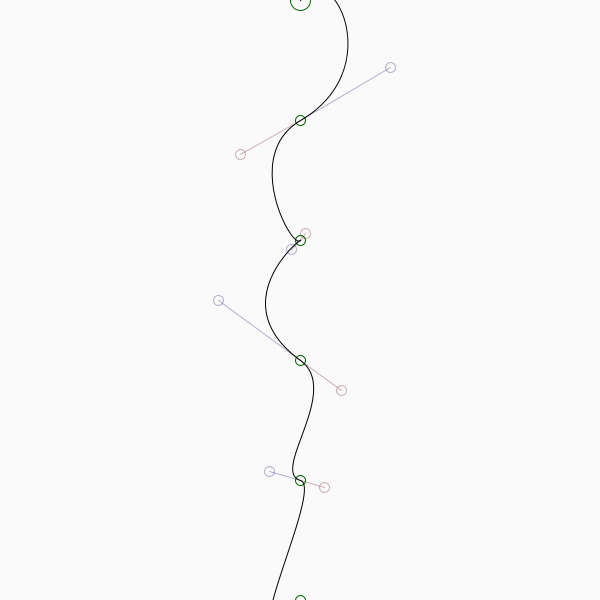
Frame 1 (no input)
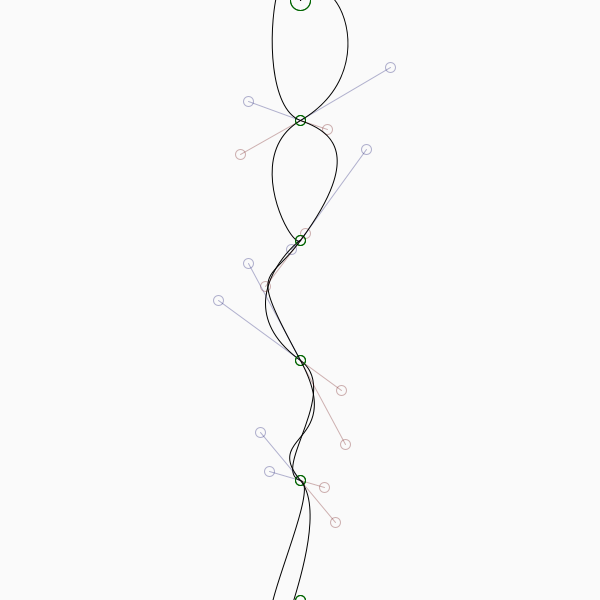
Frame 2 (the mouse pressed at the canvas centre, redrawn once)

The Processing sketch that drew these frames (run headless with seeded random() and noise(); the mouse was pressed at the canvas centre and the sketch redrawn once):

// Processing sketch: processing_44541
// ── processing_44541.pde

//  R.A. Robertson 2011.10 "Smoothly Joined Bezier" ~ www.rariora.org ~
float x, y, cp1X, cp1Y, cp2X, cp2Y, endX, endY, distX, distY, stretch;
int num = 5;
float d = 20; // Diameter.
float contain = 100; //  Limit cp2 distance from endpoint

void setup() {
  size(600, 600);
  background(250);
  noFill();
  smooth();
}

void draw() {
  beginShape();

  x = width/2;  //  Setup first segment.
  y = 0;
  vertex(x, y); // First point
  stroke(0, 100, 0);
  ellipse(x, y, d, d); // Show start.
  cp1X = x + random(-contain, contain); //  First control point.
  cp1Y = y + random(-contain, contain);
  stroke(100, 0, 0, 100);
  ellipse(cp1X, cp1Y, 20, 20);
  line(x, y, cp1X, cp1Y);
  endX = width/2;  // First end point.
  endY = height/num;
  cp2X = endX + random(-contain, contain); //  Second control point.
  cp2Y = endY + random(-contain, contain);

  for (int i = 0; i < num; i++) { //  Loop the remaining segments.
    //  Get distance from endpoint and last control point.
    distX = endX - cp2X;
    distY = endY - cp2Y;
    stretch = random(0.5, 1); //  (See notes below.)

    if (i != 0) {
      //  Set next control point same distance opposite endpoint, plus offset.
      //  This straight line from cp2, endpoint, and cp1 smoothes the joint.
      cp1X = endX + (distX * stretch);
      cp1Y = endY + (distY * stretch);
      stroke(100, 0, 0, 75);  // Show Control Points 1.
      ellipse(cp1X, cp1Y, d/2, d/2);
      line(endX, endY, cp1X, cp1Y);

      endX = width/2;
      endY += height/num;

      cp2X = endX + random(-contain, contain);
      cp2Y = endY + random(-contain, contain);
    }

    stroke(0, 0, 100, 75);  //  Show Control Points 2.
    ellipse(cp2X, cp2Y, d/2, d/2);
    line(endX, endY, cp2X, cp2Y);

    stroke(0, 100, 0);
    ellipse(endX, endY, d/2, d/2); //  Show End points.

    bezierVertex(cp1X, cp1Y, cp2X, cp2Y, endX, endY);
  }

  stroke(0);
  endShape();
  noLoop();
}

void mousePressed() {
  loop();
  setup();
}
                                
